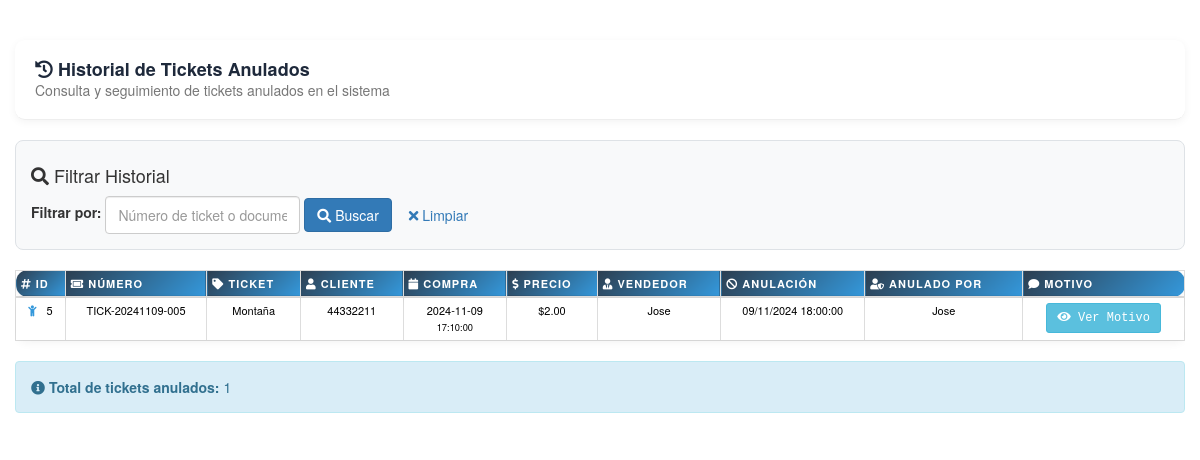
Screenshot of /vistas/ventas/historialAnulaciones.php (signed in) with the database file from the repository.
### tables this page shows
CREATE TABLE ventas (
  id_venta int(11) NOT NULL,
  id_edad int(11) DEFAULT NULL,
  id_ticket int(11) DEFAULT NULL,
  id_usuario int(11) DEFAULT NULL,
  precio float DEFAULT NULL,
  fechaCompra date DEFAULT NULL,
  horaCompra time DEFAULT NULL,
  documento_cliente varchar(50) DEFAULT NULL,
  numero_ticket varchar(100) DEFAULT NULL,
  estado enum('ACTIVO','ANULADO') DEFAULT 'ACTIVO',
  id_usuario_anulacion int(11) DEFAULT NULL,
  fecha_anulacion datetime DEFAULT NULL,
  motivo_anulacion text DEFAULT NULL
);

CREATE TABLE tickets (
  id_ticket int(11) NOT NULL,
  id_categoria int(11) NOT NULL,
  id_imagen int(11) NOT NULL,
  id_usuario int(11) NOT NULL,
  nombre varchar(50) DEFAULT NULL,
  descripcion varchar(500) DEFAULT NULL,
  cantidad int(11) DEFAULT NULL,
  precio float DEFAULT NULL,
  fechaCaptura date DEFAULT NULL
);

CREATE TABLE usuarios (
  id_usuario int(11) NOT NULL,
  nombre varchar(50) DEFAULT NULL,
  apellido varchar(50) DEFAULT NULL,
  email varchar(50) DEFAULT NULL,
  password tinytext DEFAULT NULL,
  rol enum('administrador','personal') DEFAULT 'personal',
  fechaCaptura date DEFAULT NULL
);

### clases/Ventas.php (called while the page is built, shortened)
<?php
class ventas{
	public function obtenerHistorialAnulaciones($filtro = ''){
		$c = new conectar();
		$conexion = $c->conexion();
		$whereClause = "WHERE v.estado = 'ANULADO'";
		$sql = "SELECT v.*,
				u_venta.nombre as usuario_venta,
				u_anulacion.nombre as usuario_anulacion,
				t.nombre as ticket_nombre
				FROM ventas v
				LEFT JOIN usuarios u_venta ON v.id_usuario = u_venta.id_usuario
				LEFT JOIN usuarios u_anulacion ON v.id_usuario_anulacion = u_anulacion.id_usuario
				LEFT JOIN tickets t ON v.id_ticket = t.id_ticket
				$whereClause
				ORDER BY v.fecha_anulacion DESC";
		$result = mysqli_query($conexion, $sql);
		$anulaciones = array();
		while($row = mysqli_fetch_assoc($result)) {
			$anulaciones[] = $row;
		}
		return $anulaciones;
	}
}
?>

### vistas/ventas/historialAnulaciones.php (the view, shortened to what this page needs)
<?php
require_once "../../clases/Ventas.php";
$obj = new ventas();
$filtro = isset($_GET['filtro']) ? $_GET['filtro'] : '';
$anulaciones = $obj->obtenerHistorialAnulaciones($filtro);
?>
<!DOCTYPE html>
<html lang="es">
<head>
    <link rel="stylesheet" type="text/css" href="../../css/styles.css">
    <link rel="stylesheet" type="text/css" href="../../librerias/bootstrap/css/bootstrap.css">
    <link rel="stylesheet" href="https://cdnjs.cloudflare.com/ajax/libs/font-awesome/5.15.4/css/all.min.css">
</head>
<body>
<div class="container-fluid">    <div class="page-header">
        <h2><i class="fas fa-history"></i> Historial de Tickets Anulados</h2>
        <p class="text-muted">Consulta y seguimiento de tickets anulados en el sistema</p>
    </div>
    <div class="search-container">
        <h4><i class="fas fa-search"></i> Filtrar Historial</h4>
        <form method="GET" class="form-inline">
            <div class="form-group mr-3">
                <label for="filtro" class="mr-2">Filtrar por:</label>
                <input type="text" class="form-control" name="filtro" id="filtro"
                       value="<?php echo htmlspecialchars($filtro); ?>"
                       placeholder="Número de ticket o documento del cliente...">
            </div>
            <button type="submit" class="btn btn-primary">
                <i class="fas fa-search"></i> Buscar
            </button>
            <a href="?" class="btn btn-secondary ml-2">
                <i class="fas fa-times"></i> Limpiar
            </a>
        </form>
    </div>
    <div class="row">
        <div class="col-sm-12">
            <?php if(count($anulaciones) > 0): ?>                <div class="table-responsive">
                    <table class="table table-hover table-condensed table-bordered" style="text-align: center;">
                        <thead class="thead-dark">
                            <tr>
                                <th><i class="fas fa-hashtag"></i> ID</th>
                                <th><i class="fas fa-ticket-alt"></i> Número</th>
                                <th><i class="fas fa-tag"></i> Ticket</th>
                                <th><i class="fas fa-user"></i> Cliente</th>
                                <th><i class="fas fa-calendar"></i> Compra</th>
                                <th><i class="fas fa-dollar-sign"></i> Precio</th>
                                <th><i class="fas fa-user-tie"></i> Vendedor</th>
                                <th><i class="fas fa-ban"></i> Anulación</th>
                                <th><i class="fas fa-user-shield"></i> Anulado por</th>
                                <th><i class="fas fa-comment"></i> Motivo</th>
                            </tr>
                        </thead>
                        <tbody>
                            <?php foreach($anulaciones as $anulacion): ?>
                            <tr>
                                <td><?php echo $anulacion['id_venta']; ?></td>
                                <td><?php echo $anulacion['numero_ticket'] ?: 'N/A'; ?></td>
                                <td><?php echo $anulacion['ticket_nombre'] ?: 'N/A'; ?></td>
                                <td><?php echo $anulacion['documento_cliente'] ?: 'N/A'; ?></td>
                                <td>
                                    <?php echo $anulacion['fechaCompra']; ?>
                                    <?php if($anulacion['horaCompra']): ?>
                                        <br><small><?php echo $anulacion['horaCompra']; ?></small>
                                    <?php endif; ?>
                                </td>
                                <td>$<?php echo number_format($anulacion['precio'], 2); ?></td>
                                <td><?php echo $anulacion['usuario_venta']; ?></td>
                                <td>
                                    <?php
                                    $fechaAnulacion = new DateTime($anulacion['fecha_anulacion']);
                                    echo $fechaAnulacion->format('d/m/Y H:i:s');
                                    ?>
                                </td>
                                <td><?php echo $anulacion['usuario_anulacion']; ?></td>                                <td>
                                    <button class="btn btn-sm btn-info" onclick="mostrarMotivo('<?php echo htmlspecialchars($anulacion['motivo_anulacion']); ?>', '<?php echo $anulacion['numero_ticket']; ?>', '<?php echo $anulacion['id_venta']; ?>', '<?php echo $anulacion['usuario_anulacion']; ?>', '<?php echo $fechaAnulacion->format('d/m/Y H:i:s'); ?>')">
                                        <i class="fas fa-eye"></i> Ver Motivo
                                    </button>
                                </td>
                            </tr>
                            <?php endforeach; ?>
                        </tbody>
                    </table>
                </div>
                  <div class="alert alert-info">
                    <i class="fas fa-info-circle"></i>
                    <strong>Total de tickets anulados:</strong> <?php echo count($anulaciones); ?>
                </div>
            <?php endif; ?>
        </div>
    </div>
</div>
</body>
</html>

### css/styles.css (style rules this page uses)
table { width: 100%; border-collapse: separate; border-spacing: 0 12px; margin: 0; color: #000000 !important; background-color: #ffffff; }
th { background: linear-gradient(135deg, #2c3e50, #3498db); color: #ffffff !important; padding: 20px 25px; font-size: 1.1rem; font-weight: 600; text-transform: uppercase; letter-spacing: 1px; border: none; text-align: center; }
th:first-child { border-radius: 12px 0 0 12px; }
th:last-child { border-radius: 0 12px 12px 0; }
td { background: white; padding: 20px 25px; font-size: 1.1rem; color: #000000 !important; border: none; text-align: center; transition: all 0.3s ease; position: relative; background-color: #ffffff !important; }
tr { box-shadow: 0 3px 10px rgba(0,0,0,0.05); border-radius: 12px; transition: all 0.3s ease; transform: scale(1); }
td:last-child { font-family: 'Courier New', monospace; font-weight: bold; font-size: 1.2rem; color: #2980b9; background-color: #ffffff !important; }
td:first-child::before { font-family: "Font Awesome 5 Free"; margin-right: 10px; font-weight: 900; }
tr:nth-child(1) td:first-child::before { content: "\f1ae"; color: #3498db; }
.page-header { margin-bottom: 30px; padding: 20px; background: white; border-radius: 10px; box-shadow: 0 2px 8px rgba(0,0,0,0.05); }
.page-header h2 { color: #1e293b; margin: 0; font-size: 1.8rem; font-weight: 600; }
.btn-primary { background: linear-gradient(135deg, #2193b0, #6dd5ed); border: none; transition: all 0.3s ease; }
.form-control { border: 2px solid #e2e8f0; border-radius: 10px; transition: all 0.3s ease; min-height: 38px; }
.btn-primary { background: linear-gradient(135deg, #3b82f6, #2563eb); border: none; padding: 0.75rem 1.5rem; border-radius: 10px; transition: all 0.3s ease; }
.search-container { background: #f8f9fa; padding: 20px; border-radius: 8px; margin-bottom: 20px; border: 1px solid #dee2e6; }

### vistas/ventas/historialAnulaciones.php (style rules this page uses)
.search-container { background: #f8f9fa; padding: 15px; border-radius: 8px; margin-bottom: 20px; border: 1px solid #dee2e6; }

### rows the page displays
ventas: id_venta "5", numero_ticket "TICK-20241109-005", id_ticket.nombre "Montaña", documento_cliente "44332211", fechaCompra "2024-11-09", horaCompra "17:10:00", precio "2.00", id_usuario.nombre "Jose", fecha_anulacion "09/11/2024 18:00:00"

### other values shown
count($anulaciones) "1"
